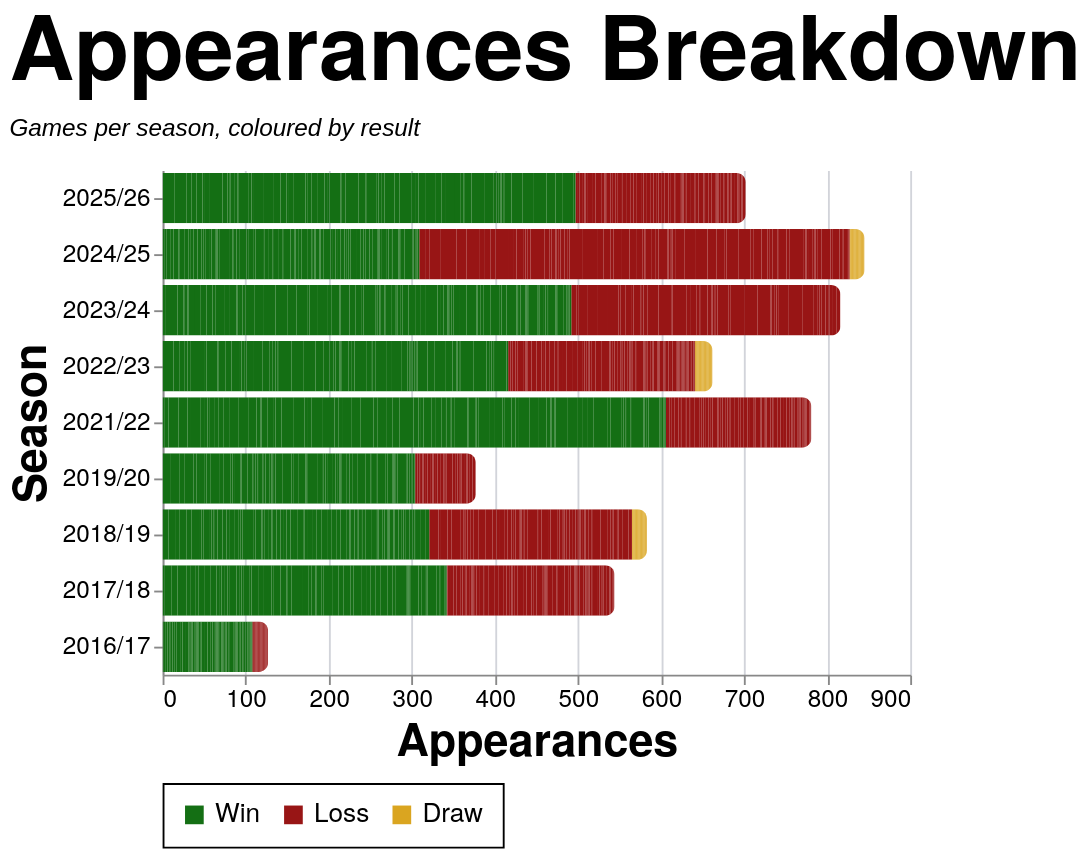

Source (Vega-Lite JSON):
### Vega-Lite specification from a JSON file in a GitHub repository (floating-point values rounded to 4 significant figures; data arrays with more than 128 entries replaced by an {"elided": "..."} marker saying what was removed)
{"config": {"axis": {"labelFont": "PT Sans Narrow, Helvetica Neue, Helvetica, Arial, sans-serif", "titleFont": "PT Sans Narrow, Helvetica Neue, Helvetica, Arial, sans-serif", "labelFontSize": 13, "titleFontSize": 24, "gridColor": "#202947", "gridOpacity": 0.2, "zindex": 1}, "text": {"font": "Lato, sans-serif"}, "bar": {"cornerRadiusEnd": 5}, "header": {"labelFont": "PT Sans Narrow, Helvetica Neue, Helvetica, Arial, sans-serif", "titleFont": "PT Sans Narrow, Helvetica Neue, Helvetica, Arial, sans-serif", "labelFontSize": 24, "titleFontSize": 28, "labelFontWeight": "bold", "orient": "left"}, "legend": {"labelFont": "PT Sans Narrow, Helvetica Neue, Helvetica, Arial, sans-serif", "titleFont": "PT Sans Narrow, Helvetica Neue, Helvetica, Arial, sans-serif", "labelFontSize": 14, "titleFontSize": 16, "titlePadding": 5, "fillColor": "white", "strokeColor": "black", "padding": 10, "titleFontWeight": "lighter", "titleFontStyle": "italic", "titleColor": "gray", "offset": 10}, "title": {"font": "PT Sans Narrow, Helvetica Neue, Helvetica, Arial, sans-serif", "fontSize": 48, "fontWeight": "bold", "anchor": "start", "align": "center", "titlePadding": 20, "subtitlePadding": 10, "subtitleFontSize": 13, "subtitleColor": "", "subtitleFontStyle": "italic", "offset": 15, "color": "black"}, "axisX": {"labelAngle": 0}, "facet": {"title": null, "header": null, "align": {"row": "each", "column": "each"}, "spacing": 10}, "resolve": {"scale": {"y": "independent", "facet": "independent"}}, "background": "transparent", "scale": {"offsetBandPaddingOuter": 0.2, "offsetBandPaddingInner": 0.1}, "view": {"stroke": null, "background": "transparent"}}, "data": {"name": "data-f86b721cf44a9690a92889103c0c8440"}, "mark": {"type": "bar"}, "encoding": {"color": {"field": "color_value", "legend": {"orient": "bottom", "title": null}, "scale": {"domain": ["Win", "Loss", "Draw"], "range": ["#146f14", "#981515", "goldenrod"]}, "sort": {"field": "sum(apps)", "op": "sum", "order": "descending"}, "type": "nominal"}, "tooltip": [{"field": "player", "title": "Player", "type": "nominal"}, {"field": "season", "title": "Season", "type": "nominal"}, {"field": "color_value", "title": "Group", "type": "nominal"}, {"aggregate": "sum", "field": "apps", "title": "Appearances", "type": "quantitative"}], "x": {"aggregate": "sum", "field": "apps", "title": "Appearances", "type": "quantitative"}, "y": {"field": "season", "sort": {"field": "season_sort", "op": "max", "order": "descending"}, "title": "Season", "type": "nominal"}}, "height": {"step": 30}, "title": {"text": "Appearances Breakdown", "subtitle": "Games per season, coloured by result"}, "width": 400, "$schema": "https://vega.github.io/schema/vega-lite/v5.20.1.json", "datasets": {"data-f86b721cf44a9690a92889103c0c8440": {"elided": "2509 records"}}}
